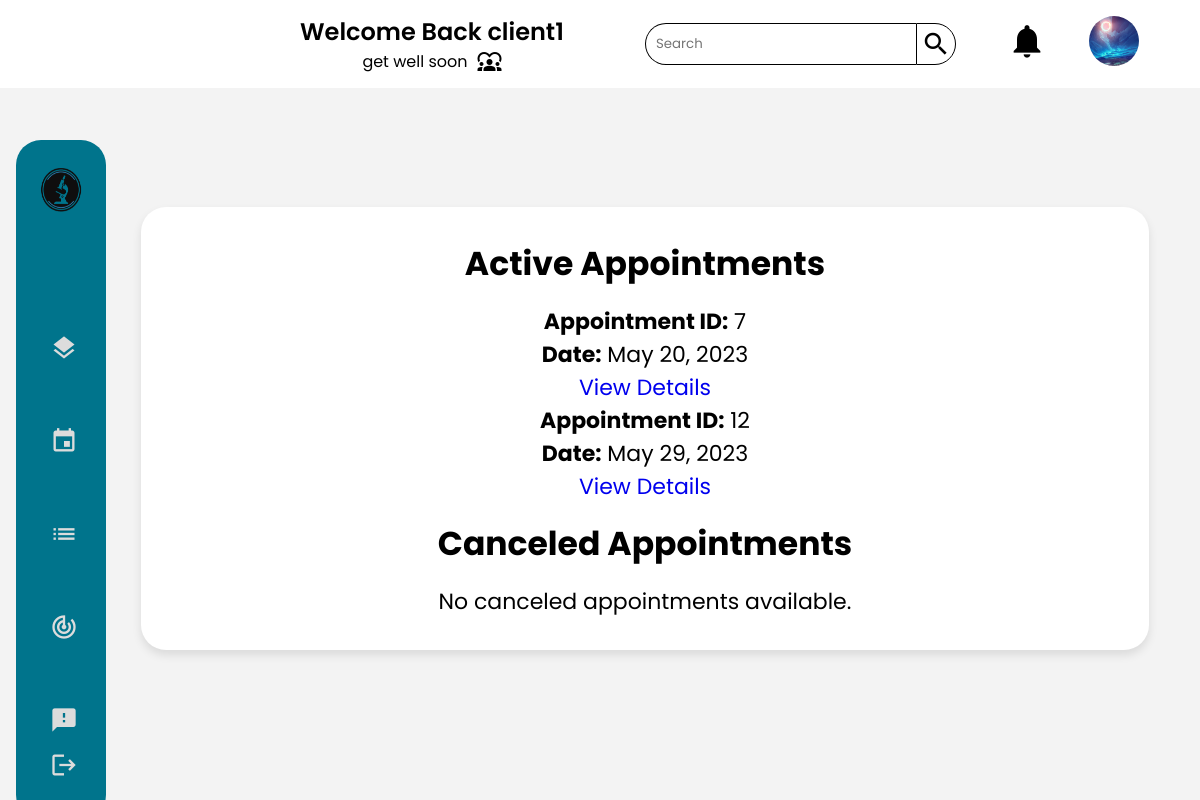
The app's page /client/ (signed in), older data.
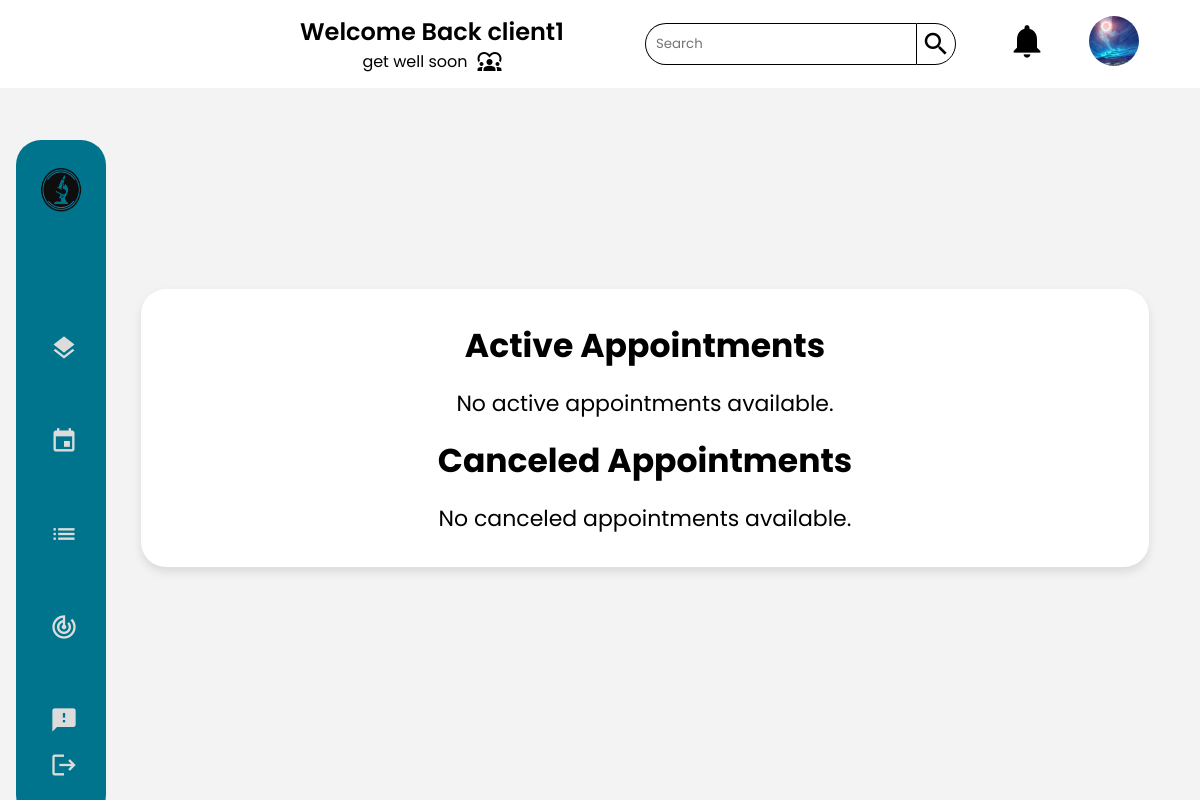
The same page, newer data.
### main_home/models.py (models this page shows, shortened)
class Appointment(models.Model):
    PRE_PAY = 'PP'
    ON_RECEIVE = 'OR'
    PAYMENT_CHOICES = [
        (PRE_PAY, 'Pre-Pay'),
        (ON_RECEIVE, 'On-Receive'),
    ]
    UPCOMING = 'Upcoming'
    TOMORROW = 'Tommorow'
    TODAY = 'Today'
    OVERDUE = 'Overdue'
    STATUS_CHOICES = [
        (UPCOMING, 'Upcoming'),
        (TOMORROW, 'Tommorow'),
        (TODAY, 'Today'),
        (OVERDUE, 'Overdue'),
    ]
    client = models.ForeignKey(Client, on_delete=models.CASCADE)
    tests_requested = models.ManyToManyField(TestOffered)
    date = models.DateField(validators=[validate_date_not_past])
    description = models.CharField(max_length=1000,blank=True)
    document = models.ImageField(null=True,blank=True,upload_to='medical_documents')
    total_price = models.DecimalField(max_digits=10, decimal_places=2)
    payment_option = models.CharField(max_length=2, choices=PAYMENT_CHOICES,default="OR")
    payment_status = models.BooleanField(default=False)
    arrived = models.BooleanField(default=False)
    cancelled = models.BooleanField(default=False)
    performed = models.BooleanField(default=False)
    class Meta:
        db_table = 'appointment'

### client/views.py (the view)
# urls.py: path("",views.client_home,name="client"),
@login_required
@permission_required('client.view_client', raise_exception=True)
def client_home(request):
    appointments = Appointment.objects.filter(client=request.user.client).order_by('date')
    canceled_appointments = appointments.filter(cancelled=True)
    active_appointments = appointments.exclude(cancelled=True)
    context = {
        'active_appointments': active_appointments,
        'canceled_appointments': canceled_appointments,
    }
    return render(request,'client/client.html',context)

### client/templates/client/client.html (shortened to what this page needs)
{% extends 'main_home/actors_base.html' %}
{% load static %}
{% block main %}
    <div class="Container">
        <h2>Active Appointments</h2>
{% if active_appointments %}
  <ul>
    {% for appointment in active_appointments %}
      <li>
        <strong>Appointment ID:</strong> {{ appointment.id }}<br>
        <strong>Date:</strong> {{ appointment.date }}<br>
        <a href="{% url 'client_appointment_detail' appointment.id %}">View Details</a>
      </li>
    {% endfor %}
  </ul>
{% else %}
  <p>No active appointments available.</p>
{% endif %}
<h2>Canceled Appointments</h2>
{% if canceled_appointments %}
  <ul>
    {% for appointment in canceled_appointments %}
      <li>
        <strong>Appointment ID:</strong> {{ appointment.id }}<br>
        <strong>Date:</strong> {{ appointment.date }}<br>
        <a href="{% url 'client_appointment_detail' appointment.id %}">View Details</a>
      </li>
    {% endfor %}
  </ul>
{% else %}
  <p>No canceled appointments available.</p>
{% endif %}
    </div>
{% endblock main %}
{% block sidebar %}
    <li><a href={% url 'client' %}><span class="material-icons X">layers</span> <span class="nav-item">Home</span></a></li>
    <li><a href={% url 'client_appointment_book' %}><span class="material-icons X">event</span><span class="nav-item">Book Appointment</span></a></li>
    <li><a href={% url 'client_result_list' %}><span class="material-icons X">list</span><span class="nav-item">Results</span></a></li>
    <li><a href={% url 'client_request_list' %}><span class="material-icons X">track_changes</span><span class="nav-item">Track Progress</span></a></li>
    <li><a href={% url 'create_complaint' %}><span class="material-icons X">feedback</span><span class="nav-item">Send Complaint</span></a></li>
{% endblock sidebar %}

Row changes from the older to the newer data that the page shows:
removed Appointment: id "7", date "May 20, 2023"
removed Appointment: id "12", date "May 29, 2023"
Text that changed along with them:
text now shown: "No active appointments available."
